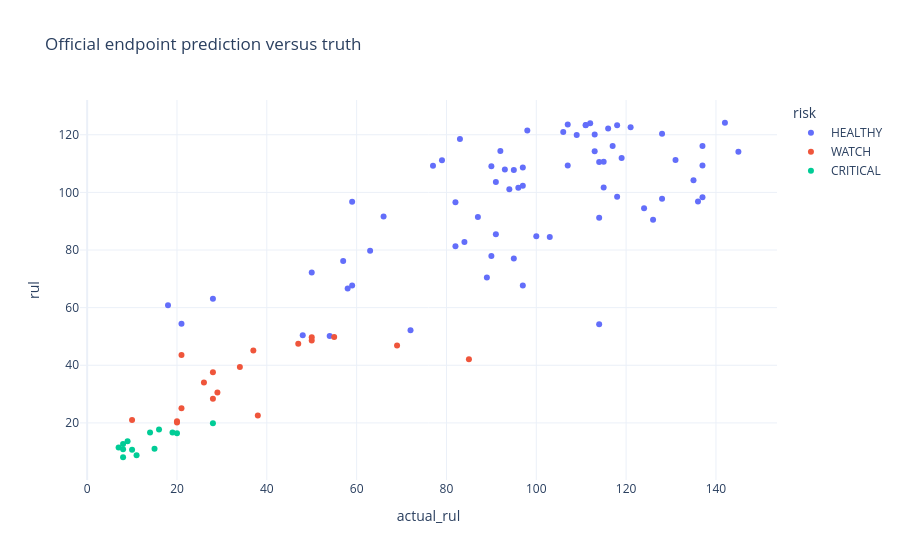

Source (notebook cell):
### Code cell
from src.evaluation import regression_metrics
fleet=pd.read_csv(ROOT/'data/processed/fleet.csv')
print(pd.read_csv(ROOT/'artifacts/metrics/comparison.csv').to_string(index=False))
print('Selected:',results['selected'])
print('Uncapped test:',regression_metrics(fleet.actual_rul,fleet.rul))
print('Interval:',results['interval'])
print('Classification:',results['classification'])
import plotly.express as px
fig=px.scatter(fleet,x='actual_rul',y='rul',color='risk',hover_name='engine',title='Official endpoint prediction versus truth')
fig.update_layout(template='plotly_white')

### Figure 1 — Plotly figure (JSON) as saved in the notebook; plotly's stock layout.template omitted (floating-point values rounded to 4 significant figures)
{"data": [{"hovertemplate": "<b>%{hovertext}</b><br><br>risk=HEALTHY<br>actual_rul=%{x}<br>rul=%{y}<extra></extra>", "hovertext": ["ENG-001", "ENG-002", "ENG-004", "ENG-005", "ENG-006", "ENG-007", "ENG-008", "ENG-009", "ENG-010", "ENG-011", "ENG-012", "ENG-013", "ENG-014", "ENG-015", "ENG-016", "ENG-018", "ENG-019", "ENG-021", "ENG-022", "ENG-023", "ENG-025", "ENG-026", "ENG-027", "ENG-028", "ENG-029", "ENG-030", "ENG-032", "ENG-033", "ENG-037", "ENG-039", "ENG-041", "ENG-043", "ENG-044", "ENG-045", "ENG-047", "ENG-048", "ENG-050", "ENG-051", "ENG-054", "ENG-055", "ENG-057", "ENG-059", "ENG-060", "ENG-062", "ENG-063", "ENG-065", "ENG-067", "ENG-069", "ENG-070", "ENG-071", "ENG-072", "ENG-073", "ENG-074", "ENG-075", "ENG-078", "ENG-079", "ENG-080", "ENG-083", "ENG-084", "ENG-085", "ENG-086", "ENG-087", "ENG-088", "ENG-089", "ENG-095", "ENG-096", "ENG-097", "ENG-098", "ENG-099"], "legendgroup": "HEALTHY", "marker": {"color": "#636efa", "symbol": "circle"}, "mode": "markers", "name": "HEALTHY", "orientation": "v", "showlegend": true, "type": "scatter", "x": [112, 98, 82, 91, 93, 91, 95, 111, 96, 97, 124, 95, 107, 83, 84, 28, 87, 57, 111, 113, 145, 119, 66, 97, 90, 115, 48, 106, 21, 142, 18, 59, 109, 114, 135, 92, 79, 114, 97, 137, 103, 114, 100, 54, 72, 128, 77, 121, 94, 118, 50, 131, 126, 113, 107, 63, 90, 137, 58, 118, 89, 116, 115, 136, 128, 137, 82, 59, 117], "xaxis": "x", "y": [124.0, 121.4, 96.54, 85.44, 107.9, 103.6, 77.03, 123.4, 101.6, 67.68, 94.49, 107.8, 109.3, 118.6, 82.75, 63.09, 91.44, 76.18, 123.3, 120.1, 114.1, 111.9, 91.63, 102.3, 109.1, 101.7, 50.39, 120.9, 54.38, 124.2, 60.84, 96.72, 119.9, 54.22, 104.2, 114.3, 111.1, 91.22, 108.6, 109.4, 84.55, 110.6, 84.8, 50.19, 52.19, 120.4, 109.3, 122.6, 101.0, 98.46, 72.17, 111.2, 90.52, 114.3, 123.6, 79.78, 77.93, 116.1, 66.64, 123.3, 70.49, 122.2, 110.6, 96.85, 97.77, 98.33, 81.27, 67.65, 116.1], "yaxis": "y"}, {"hovertemplate": "<b>%{hovertext}</b><br><br>risk=WATCH<br>actual_rul=%{x}<br>rul=%{y}<extra></extra>", "hovertext": ["ENG-003", "ENG-017", "ENG-024", "ENG-038", "ENG-042", "ENG-046", "ENG-049", "ENG-052", "ENG-053", "ENG-058", "ENG-061", "ENG-064", "ENG-077", "ENG-090", "ENG-091", "ENG-092", "ENG-093", "ENG-094"], "legendgroup": "WATCH", "marker": {"color": "#EF553B", "symbol": "circle"}, "mode": "markers", "name": "WATCH", "orientation": "v", "showlegend": true, "type": "scatter", "x": [69, 50, 20, 50, 10, 47, 21, 29, 26, 37, 21, 28, 34, 28, 38, 20, 85, 55], "xaxis": "x", "y": [46.9, 48.63, 20.15, 49.71, 21.02, 47.43, 25.1, 30.59, 34.05, 45.13, 43.56, 37.6, 39.41, 28.38, 22.53, 20.58, 42.05, 49.85], "yaxis": "y"}, {"hovertemplate": "<b>%{hovertext}</b><br><br>risk=CRITICAL<br>actual_rul=%{x}<br>rul=%{y}<extra></extra>", "hovertext": ["ENG-020", "ENG-031", "ENG-034", "ENG-035", "ENG-036", "ENG-040", "ENG-056", "ENG-066", "ENG-068", "ENG-076", "ENG-081", "ENG-082", "ENG-100"], "legendgroup": "CRITICAL", "marker": {"color": "#00cc96", "symbol": "circle"}, "mode": "markers", "name": "CRITICAL", "orientation": "v", "showlegend": true, "type": "scatter", "x": [16, 8, 7, 11, 19, 28, 15, 14, 8, 10, 8, 9, 20], "xaxis": "x", "y": [17.68, 12.65, 11.48, 8.785, 16.66, 19.92, 11.01, 16.63, 10.86, 10.7, 8.082, 13.66, 16.4], "yaxis": "y"}], "layout": {"legend": {"title": {"text": "risk"}, "tracegroupgap": 0}, "title": {"text": "Official endpoint prediction versus truth"}, "xaxis": {"anchor": "y", "domain": [0.0, 1.0], "title": {"text": "actual_rul"}}, "yaxis": {"anchor": "x", "domain": [0.0, 1.0], "title": {"text": "rul"}}}}
